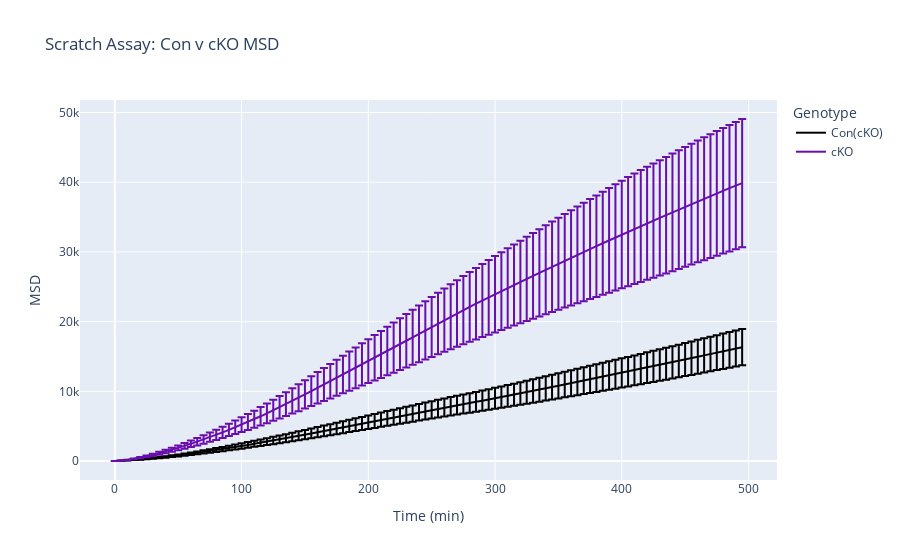

Notebook cell for this chart:
### Code cell
time=[]
for i in range(200):
    time.append(i*5)

cKO_MSD_fig = go.Figure()

cKO_MSD_fig.add_trace(go.Scatter(x= time, y= Single_Con_cKO_MSD.mean(axis=1)[0:100], name='Con(cKO)', line_color='#000000', error_y=dict(type='data', array = Single_Con_cKO_MSD_SEM, visible=True)))
cKO_MSD_fig.add_trace(go.Scatter(x= time, y= Single_cKO_MSD.mean(axis=1)[0:100], name='cKO', line_color='#6a0dad', error_y =dict(type='data', array = Single_cKO_MSD_SEM , visible=True)))
cKO_MSD_fig.update_layout(title="Scratch Assay: Con v cKO MSD", xaxis_title="Time (min)", yaxis_title="MSD", legend_title="Genotype")
cKO_MSD_fig.show()
